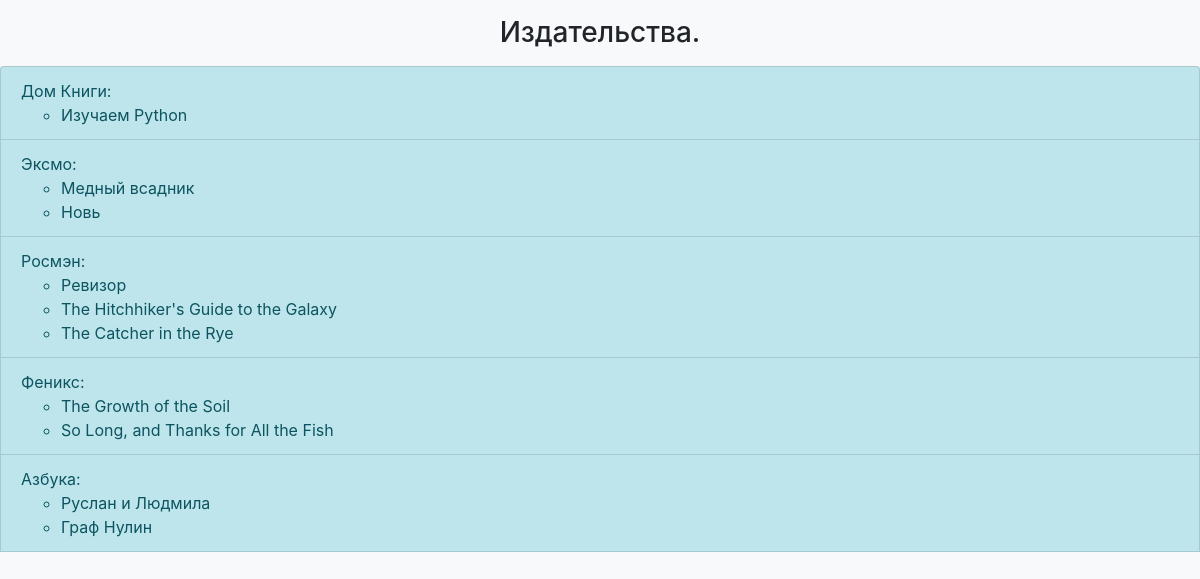
Screenshot of /publishers/ with the database file from the repository.
### p_library/models.py (models this page shows, shortened)
class Publisher(models.Model):
    publisher_name = models.TextField()
    def __str__(self):
        return self.publisher_name

class Book(models.Model):
    ISBN = models.CharField(max_length=13)
    title = models.TextField()
    description = models.TextField()
    year_release = models.SmallIntegerField()
    author = models.ForeignKey(Author, on_delete=models.CASCADE, related_name="book_author")
    copy_count = models.SmallIntegerField(default=1)
    price = models.DecimalField(max_digits=19, decimal_places=2)
    publisher = models.ForeignKey(Publisher, on_delete = models.CASCADE, null=True, related_name="publisher")

### p_library/views.py (the view)
# urls.py: path('publishers/', views.publishers),
def publishers(request):
    template = loader.get_template('publishers.html')
    publishers = Publisher.objects.all()
    books = Book.objects.all()
    publishers_data = {
        "title": "Издательства",
        "publishers": publishers,
        "books": books,
    }
    return HttpResponse(template.render(publishers_data, request))

### p_library/templates/publishers.html (shortened to what this page needs)
<!DOCTYPE html>
<html lang="en">
<head>
    <link rel="stylesheet" href="https://stackpath.bootstrapcdn.com/bootstrap/4.5.2/css/bootstrap.min.css">
</head>
<body class="bg-light">
    <h3 class="text-center mt-3 mb-3">{{ title }}.</h3>
    <ul class="d-flex justify-content-center list-group">
        {% for publisher in publishers %}
            <li class="list-group-item list-group-item-info">{{ publisher }}:
                <ul> {% for book in books %}
                    {% if book.publisher == publisher %}
                        <li>{{ book.title }}</li>
                    {% endif %}
                {% endfor %} </ul>
            </li>
        {% endfor %}
</body>
</html>

### rows the page displays
Publisher: publisher_name "Дом Книги"
Book: title "Изучаем Python"
Publisher: publisher_name "Эксмо"
Book: title "Медный всадник"
Book: title "Новь"
Publisher: publisher_name "Росмэн"
Book: title "Ревизор"
Book: title "The Hitchhiker's Guide to the Galaxy"
Book: title "The Catcher in the Rye"
Publisher: publisher_name "Феникс"
Book: title "The Growth of the Soil"
Book: title "So Long, and Thanks for All the Fish"
Publisher: publisher_name "Азбука"
Book: title "Руслан и Людмила"
Book: title "Граф Нулин"

### other values shown
{{ title }} "Издательства"
